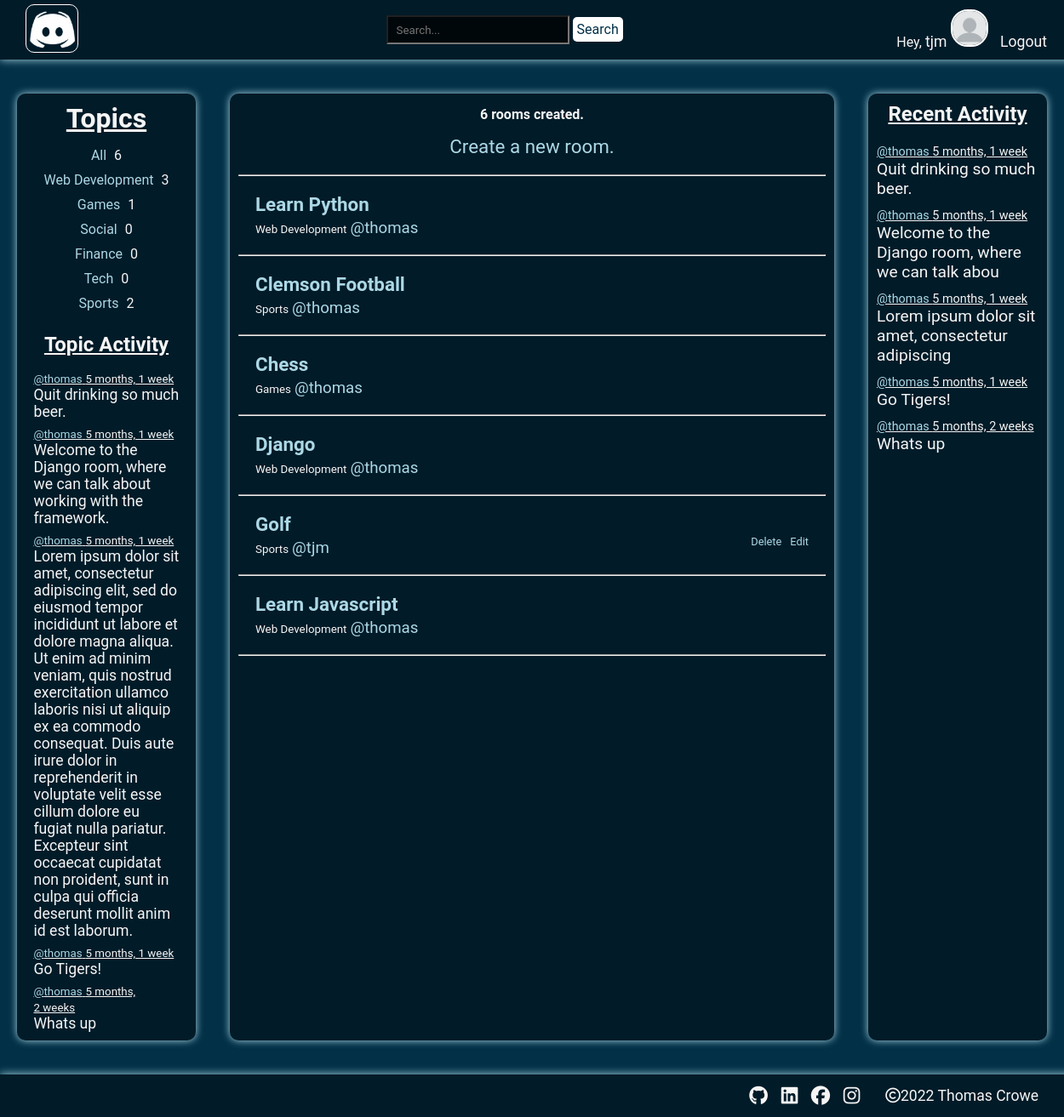
/ (signed in), run on an earlier commit of the app's database.
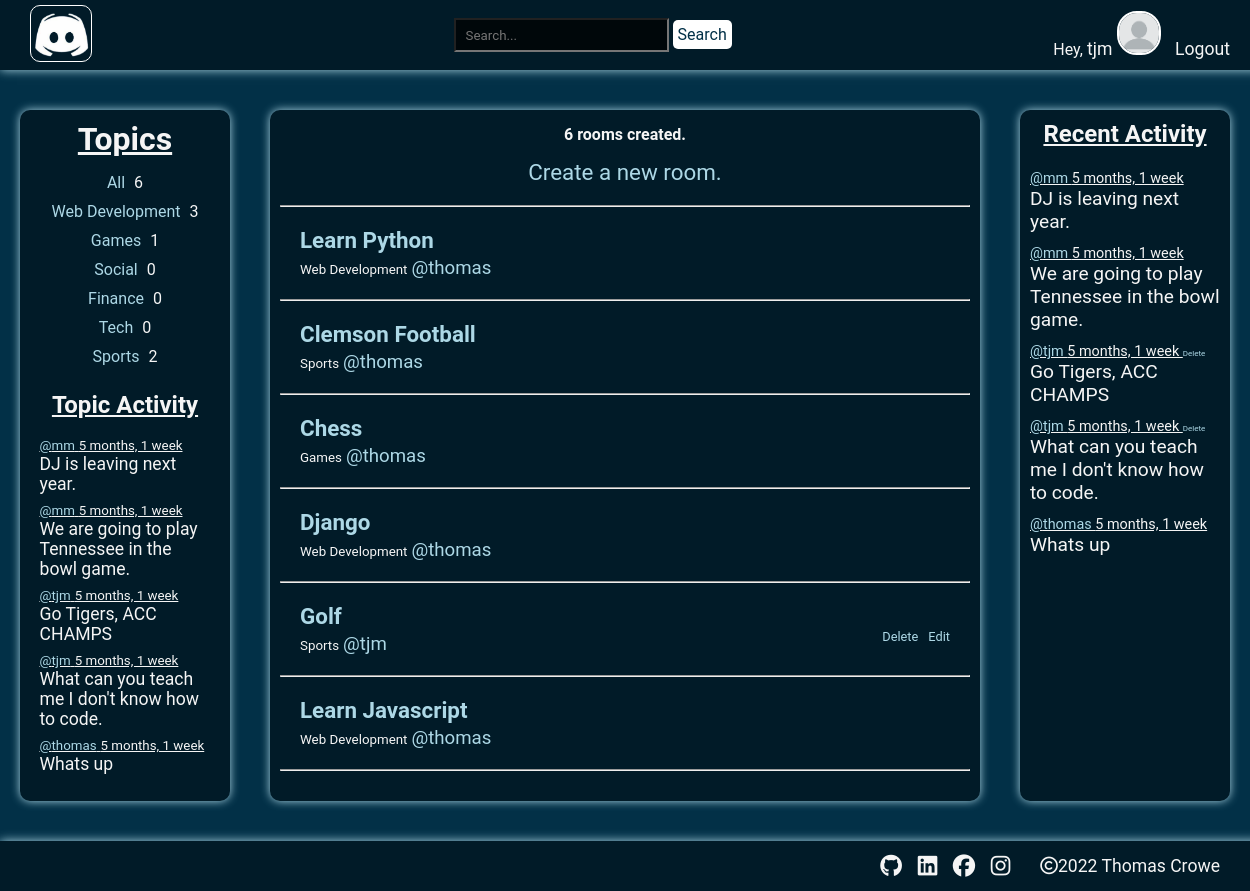
And on a later commit of the database.
### app/models.py (models this page shows, shortened)
class Topic(models.Model):
    name = models.CharField(max_length=255)

class Message(models.Model):
    user = models.ForeignKey(User, on_delete=models.CASCADE)
    room = models.ForeignKey(Room, on_delete=models.CASCADE)
    message = models.TextField()
    updated = models.DateTimeField(auto_now=True)
    created = models.DateTimeField(auto_now_add=True)
    def __str__(self):
        return self.message[0:50]

class Room(models.Model):
    host = models.ForeignKey(User, on_delete=models.SET_NULL, null=True)
    topic = models.ForeignKey(Topic, on_delete=models.SET_NULL, null=True)
    name = models.CharField(max_length=255)
    description = models.TextField(null=True, blank=True)
    participants = models.ManyToManyField(User, related_name='participants', blank=True)
    private = models.BooleanField(default=False)
    updated = models.DateTimeField(auto_now=True)
    created = models.DateTimeField(auto_now_add=True)
    class Meta:
        ordering = ['-updated', '-created']

### app/views.py (the view)
# urls.py: path('', views.home, name='home'),
def home(req):
    q = req.GET.get('q') if req.GET.get('q') else ''
    users = User.objects.filter(Q(username__icontains=q) | Q(first_name__icontains=q) | Q(last_name__icontains=q))
    rooms = Room.objects.filter(
        Q(topic__name__icontains=q) |
        Q(name__icontains=q) |
        Q(description__icontains=q) |
        Q(host__username__icontains=q))
    hosts = User.objects.all()
    topics = Topic.objects.all()
    room_count = rooms.count()
    recent_messages = Message.objects.all().order_by('-created')[:5]
    topic_messages = Message.objects.filter(Q(room__topic__name__icontains=q)).order_by('-created')[:5]
    context = { 'users': users, 'rooms': rooms, 'hosts': hosts, 'topics': topics,
               'room_count': room_count, 'recent_messages': recent_messages,
               'topic_messages': topic_messages }
    return render(req, 'app/home.html', context)

### app/templates/app/home.html
{% extends 'main.html' %}
{% load static %}
{% block content %}
<div class="home-container">
    <div class="topics">
        {% include 'app/topic_comp.html' %}
    </div>
    <div class="main">
        <h5>{{room_count}} rooms created.</h5>
        <a href="{% url 'create-room' %}">Create a new room.</a>
        {% include 'app/feed_comp.html' %}
    </div>
    <div class="activity">
        {% include 'app/activity_comp.html' %}
    </div>
</div>
{% endblock %}

### app/templates/app/topic_comp.html
{% load static %}
{% block topics %}
<h3 id="topic-header">Topics</h3>
    <a class="topic-links" href="{% url 'home' %}">All     <span>{{topics.count}}</span></a>
    {% for topic in topics %}
        <a class="topic-links" href="{% url 'home' %}?q={{topic.name}}">{{ topic.name }} <span>{{topic.room_set.all.count}}</span></a>
    {% endfor %}
<h4 id="topic-activity-header">Topic Activity</h4>
{% for topic_message in topic_messages %}
    <div id="topic-activity-container">
        <div id="topic-activity-info">
            <a href={% url 'profile' topic_message.user.id %}>
                <small>@{{ topic_message.user.username }}</small>
            </a>
            <small>{{ topic_message.created|timesince }}</small>
        </div>
        <div id="topic-activity-message">
            {{ topic_message.message }}
        </div>
    </div>
{% endfor %}
{% endblock %}

### app/templates/app/feed_comp.html
<div class="main-rooms-container">
    <hr>
    {% for room in rooms %}
        <div class="main-rooms">
            <h3><a href="{% url 'room' room.id %}">{{ room.name }}</a></h3>
            <small>{{room.topic.name}}</small>
            <a id="main-host" href="{% url 'profile' room.host.id %}">
                <small>@{{room.host.username}}</small>
            </a>
            {% if request.user == room.host %}
            <a class="main-delete" href="{% url 'update-room' room.id %}">Edit</a>
            <a class="main-delete" href="{% url 'delete-room' room.id %}">Delete</a>
            {% endif %}
        </div>
        <hr>
    {% endfor %}
</div>

### app/templates/app/activity_comp.html
<h3>Recent Activity</h3>
        <div>
            {% for message in recent_messages %}
                <div>
                    <small>
                        <a href="{% url 'profile' message.user.id %}">
                            @{{ message.user.username }}
                        </a>
                        {{ message.created|timesince }}
                    </small>
                    {% if request.user == message.user %}
                    <span><a id="recent-delete" href="{% url 'delete-message' message.id %}">Delete</a></span>
                    {% endif %}
                    <p>{{ message }}</p>
                </div>
            {% endfor %}

What changed in the data, as far as the page shows it:
no longer on this page (row unchanged): Message: user.username "thomas", created "5 months, 1 week", message "Quit drinking so much beer."
no longer on this page (row unchanged): Message: user.username "thomas", created "5 months, 1 week", message "Welcome to the Django room, where we can talk about working with the framework.", message "Welcome to the Django room, where we can talk abou"
no longer on this page (row unchanged): Message: user.username "thomas", created "5 months, 1 week", message "Lorem ipsum dolor sit amet, consectetur adipiscing elit, sed do eiusmod tempor incididunt ut labore et dolore magna aliqua. Ut enim ad minim veniam, quis nostrud exercitation ullamco laboris nisi ut aliquip ex ea commodo consequat. Duis aute irure dolor in reprehenderit in voluptate velit esse cillum dolore eu fugiat nulla pariatur. Excepteur sint occaecat cupidatat non proident, sunt in culpa qui officia deserunt mollit anim id est laborum.", message "Lorem ipsum dolor sit amet, consectetur adipiscing"
no longer on this page (row unchanged): Message: user.username "thomas", created "5 months, 1 week", message "Go Tigers!"
no longer on this page (row unchanged): Message: user.username "thomas", created "5 months, 2 weeks", message "Whats up"
added Message: user.username "mm", created "5 months, 1 week", message "DJ is leaving next year."
added Message: user.username "mm", created "5 months, 1 week", message "We are going to play Tennessee in the bowl game."
added Message: user.username "tjm", created "5 months, 1 week", message "Go Tigers, ACC CHAMPS", shows "Delete"
added Message: user.username "tjm", created "5 months, 1 week", message "What can you teach me I don't know how to code.", shows "Delete"
added Message: user.username "thomas", created "5 months, 1 week", message "Whats up"
